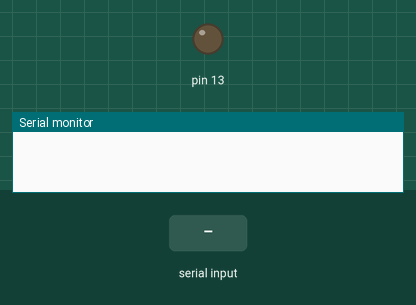
This sketch was run on a simulated Arduino Uno, built with avr-gcc and run on an emulated ATmega328P. Parts: output pins drawn as LEDs (lit = HIGH), the last lines printed to the serial monitor. The inputs (shaded band) are chosen by the test bench.

Above: at 1.2 s.
1.3 s: "on\n" received over Serial
At 2.3 s:
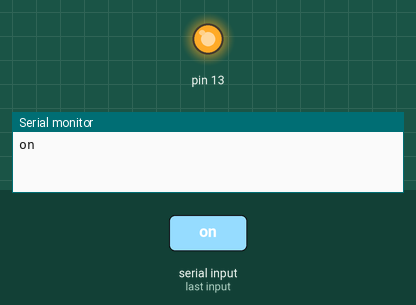
2.8 s: "off\n" received over Serial
At 3.5 s:
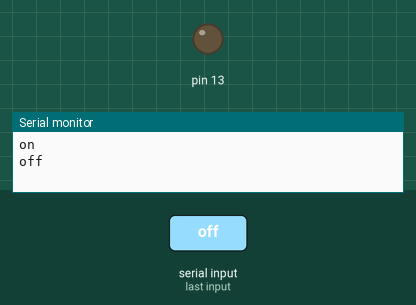
Timing chart, 0 to 5.8 s (numbered marks = the images above; inputs shaded):
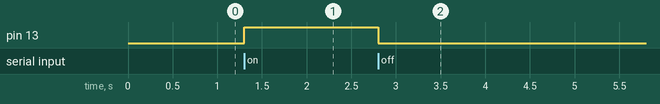

Measured:
- after the input at 1.3 s, pin 13: LOW → HIGH at once
- after the input at 2.8 s, pin 13: HIGH → LOW at once

The sketch:

blink.ino
```cpp
String inputString = "";         // a string to hold incoming data
boolean stringComplete = false;  // whether the string is complete

void setup() {

  // initialize serial:
  Serial.begin(9600);

  // reserve 200 bytes for the inputString:
  inputString.reserve(200);

  // initialize digital pin 13 as an output.
  pinMode(13, OUTPUT);
}

void loop() {
  // print the string when a newline arrives:
  if (stringComplete) {
    Serial.println(inputString);
    if (inputString == "on")
    {
      digitalWrite(13, HIGH);
    }
    else if (inputString == "off")
    {
      digitalWrite(13, LOW);
    }
    inputString = "";
    stringComplete = false;
  }
}

/*
  SerialEvent occurs whenever a new data comes in the
 hardware serial RX.  This routine is run between each
 time loop() runs, so using delay inside loop can delay
 response.  Multiple bytes of data may be available.
 */
void serialEvent() {
  while (Serial.available()) {

    // get the new byte:
    char inChar = (char)Serial.read();
    if (inChar == '\n') {
      stringComplete = true;
    }
    else
    {
      inputString += inChar;
    }
  }
}
```
